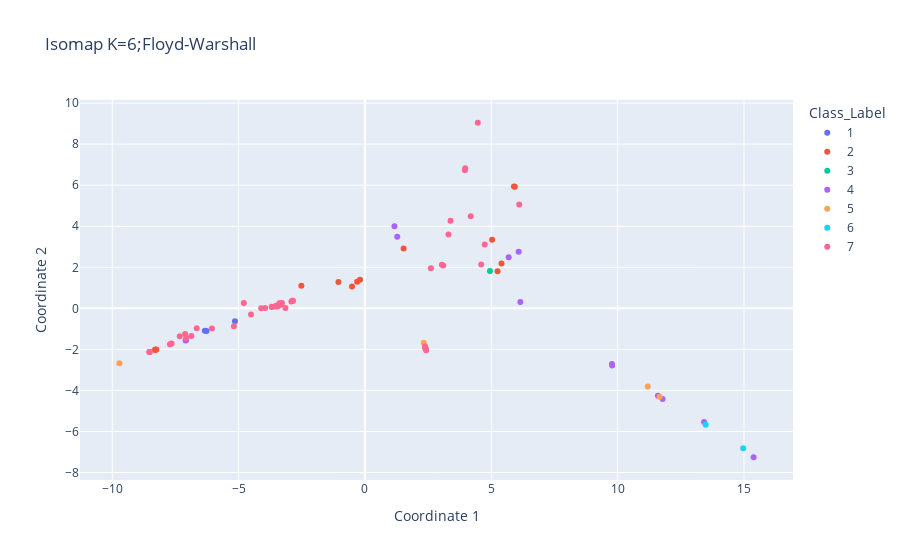

Notebook code for this chart:
### Code cell
iso=manifold.Isomap(n_neighbors=6,n_components=2,path_method='FW')
iso.fit(dfscaled) #dfscaled is scaled data for MDS but before applying MDS
iso_2d=iso.transform(dfscaled)
dfdataiso=pd.DataFrame(iso_2d)
#Append the Class Label column from original data set to it
label=df['Class_Label']
dfdataiso['Class_Label']=label
dfdataiso['Class_Label']=dfdataiso['Class_Label'].apply(str)
fig=px.scatter(dfdataiso,x=0,y=1,color='Class_Label',labels={'0':"Coordinate 1" ,'1':"Coordinate 2"},title='Isomap K=6;Floyd-Warshall')
fig.show()
fig.write_image("images/isoFW6.svg")

### Figure 1 — Plotly figure (JSON) as saved in the notebook; plotly's stock layout.template omitted (floating-point values rounded to 4 significant figures)
{"data": [{"hovertemplate": "Class_Label=1<br>Coordinate 1=%{x}<br>Coordinate 2=%{y}<extra></extra>", "legendgroup": "1", "marker": {"color": "#636efa", "symbol": "circle"}, "mode": "markers", "name": "1", "orientation": "v", "showlegend": true, "type": "scatter", "x": [2.389, -6.335, -6.269, -5.145], "xaxis": "x", "y": [-1.919, -1.097, -1.107, -0.6336], "yaxis": "y"}, {"hovertemplate": "Class_Label=2<br>Coordinate 1=%{x}<br>Coordinate 2=%{y}<extra></extra>", "legendgroup": "2", "marker": {"color": "#EF553B", "symbol": "circle"}, "mode": "markers", "name": "2", "orientation": "v", "showlegend": true, "type": "scatter", "x": [-8.298, -8.521, -8.299, 1.53, 2.385, -8.295, -8.255, 5.248, -0.5098, 5.034, -0.1953, 5.895, -2.516, 5.404, -0.3092, 5.931, -1.049], "xaxis": "x", "y": [-2.02, -2.126, -2.021, 2.914, -1.905, -2.019, -2.0, 1.809, 1.061, 3.339, 1.388, 5.932, 1.098, 2.179, 1.295, 5.92, 1.283], "yaxis": "y"}, {"hovertemplate": "Class_Label=3<br>Coordinate 1=%{x}<br>Coordinate 2=%{y}<extra></extra>", "legendgroup": "3", "marker": {"color": "#00cc96", "symbol": "circle"}, "mode": "markers", "name": "3", "orientation": "v", "showlegend": true, "type": "scatter", "x": [4.946], "xaxis": "x", "y": [1.818], "yaxis": "y"}, {"hovertemplate": "Class_Label=4<br>Coordinate 1=%{x}<br>Coordinate 2=%{y}<extra></extra>", "legendgroup": "4", "marker": {"color": "#ab63fa", "symbol": "circle"}, "mode": "markers", "name": "4", "orientation": "v", "showlegend": true, "type": "scatter", "x": [9.783, 5.688, 9.775, 6.082, 1.277, 1.167, 15.38, 11.78, -7.096, 13.42, 11.59, 6.149, -7.08], "xaxis": "x", "y": [-2.779, 2.491, -2.706, 2.762, 3.489, 3.998, -7.254, -4.411, -1.561, -5.539, -4.258, 0.3143, -1.556], "yaxis": "y"}, {"hovertemplate": "Class_Label=5<br>Coordinate 1=%{x}<br>Coordinate 2=%{y}<extra></extra>", "legendgroup": "5", "marker": {"color": "#FFA15A", "symbol": "circle"}, "mode": "markers", "name": "5", "orientation": "v", "showlegend": true, "type": "scatter", "x": [11.19, 11.66, -9.717, 2.328], "xaxis": "x", "y": [-3.807, -4.313, -2.675, -1.676], "yaxis": "y"}, {"hovertemplate": "Class_Label=6<br>Coordinate 1=%{x}<br>Coordinate 2=%{y}<extra></extra>", "legendgroup": "6", "marker": {"color": "#19d3f3", "symbol": "circle"}, "mode": "markers", "name": "6", "orientation": "v", "showlegend": true, "type": "scatter", "x": [14.97, 13.48], "xaxis": "x", "y": [-6.82, -5.666], "yaxis": "y"}, {"hovertemplate": "Class_Label=7<br>Coordinate 1=%{x}<br>Coordinate 2=%{y}<extra></extra>", "legendgroup": "7", "marker": {"color": "#FF6692", "symbol": "circle"}, "mode": "markers", "name": "7", "orientation": "v", "showlegend": true, "type": "scatter", "x": [-8.517, -7.719, -7.676, -7.655, -8.533, -2.91, -2.863, -3.56, -3.378, -3.515, -3.398, -3.286, -3.461, -3.685, -3.378, -2.853, 2.377, 3.044, 2.42, -3.687, -3.147, -3.949, -3.457, -3.31, 4.186, 3.955, 3.966, 4.741, 6.104, 3.386, 3.305, 3.097, 2.611, 2.375, -7.072, -6.869, -6.054, -7.33, -6.657, -7.115, -5.185, -4.51, -4.106, 4.599, -4.793, 2.402, 4.467], "xaxis": "x", "y": [-2.125, -1.748, -1.728, -1.719, -2.132, 0.338, 0.3716, 0.09335, 0.2437, 0.1262, 0.151, 0.2582, 0.09047, 0.06552, 0.2342, 0.3713, -1.876, 2.125, -2.039, 0.08045, 0.01787, 0.01933, 0.1355, 0.1935, 4.487, 6.734, 6.83, 3.116, 5.061, 4.273, 3.596, 2.092, 1.955, -1.864, -1.444, -1.348, -0.978, -1.355, -0.9754, -1.25, -0.8719, -0.2964, -0.0006235, 2.133, 0.2616, -1.97, 9.042], "yaxis": "y"}], "layout": {"legend": {"title": {"text": "Class_Label"}, "tracegroupgap": 0}, "title": {"text": "Isomap K=6;Floyd-Warshall"}, "xaxis": {"anchor": "y", "domain": [0, 1], "title": {"text": "Coordinate 1"}}, "yaxis": {"anchor": "x", "domain": [0, 1], "title": {"text": "Coordinate 2"}}}}
